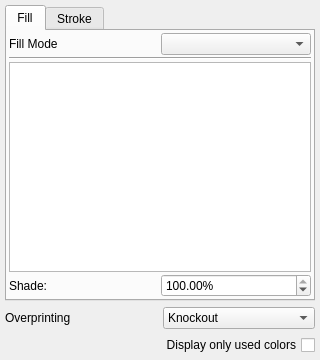
<?xml version="1.0" encoding="UTF-8"?>
<ui version="4.0">
 <class>colorPalette</class>
 <widget class="QWidget" name="colorPalette">
  <property name="geometry">
   <rect>
    <x>0</x>
    <y>0</y>
    <width>320</width>
    <height>360</height>
   </rect>
  </property>
  <property name="windowTitle">
   <string notr="true">Form</string>
  </property>
  <layout class="QVBoxLayout" name="verticalLayout">
   <property name="leftMargin">
    <number>5</number>
   </property>
   <property name="topMargin">
    <number>5</number>
   </property>
   <property name="rightMargin">
    <number>5</number>
   </property>
   <property name="bottomMargin">
    <number>5</number>
   </property>
   <item>
    <widget class="QTabWidget" name="tabFillStroke">
     <property name="currentIndex">
      <number>0</number>
     </property>
     <widget class="QWidget" name="tabFill">
      <attribute name="title">
       <string>Fill</string>
      </attribute>
      <layout class="QVBoxLayout" name="verticalLayout_2">
       <property name="spacing">
        <number>2</number>
       </property>
       <property name="leftMargin">
        <number>2</number>
       </property>
       <property name="topMargin">
        <number>2</number>
       </property>
       <property name="rightMargin">
        <number>2</number>
       </property>
       <property name="bottomMargin">
        <number>2</number>
       </property>
       <item>
        <layout class="QHBoxLayout" name="horizontalLayout_2">
         <item>
          <widget class="QLabel" name="fillModeLabel">
           <property name="text">
            <string>Fill Mode</string>
           </property>
          </widget>
         </item>
         <item>
          <widget class="QComboBox" name="fillModeCombo"/>
         </item>
        </layout>
       </item>
       <item>
        <widget class="Line" name="line">
         <property name="orientation">
          <enum>Qt::Horizontal</enum>
         </property>
        </widget>
       </item>
       <item>
        <widget class="QStackedWidget" name="fillModeStack">
         <property name="currentIndex">
          <number>0</number>
         </property>
         <widget class="QWidget" name="solidFillPage">
          <layout class="QVBoxLayout" name="verticalLayout_3">
           <property name="spacing">
            <number>2</number>
           </property>
           <property name="leftMargin">
            <number>0</number>
           </property>
           <property name="topMargin">
            <number>0</number>
           </property>
           <property name="rightMargin">
            <number>0</number>
           </property>
           <property name="bottomMargin">
            <number>0</number>
           </property>
           <item>
            <widget class="ColorListBox" name="colorListFill"/>
           </item>
           <item>
            <layout class="QHBoxLayout" name="horizontalLayout_3">
             <item>
              <widget class="QLabel" name="fillShadeLabel">
               <property name="text">
                <string>Shade:</string>
               </property>
              </widget>
             </item>
             <item>
              <widget class="ScrSpinBox" name="fillShade">
               <property name="suffix">
                <string>%</string>
               </property>
               <property name="maximum">
                <double>100.000000000000000</double>
               </property>
               <property name="value">
                <double>100.000000000000000</double>
               </property>
              </widget>
             </item>
            </layout>
           </item>
          </layout>
         </widget>
         <widget class="QWidget" name="gradientFillPage">
          <layout class="QVBoxLayout" name="verticalLayout_5">
           <property name="spacing">
            <number>2</number>
           </property>
           <property name="leftMargin">
            <number>0</number>
           </property>
           <property name="topMargin">
            <number>0</number>
           </property>
           <property name="rightMargin">
            <number>0</number>
           </property>
           <property name="bottomMargin">
            <number>0</number>
           </property>
           <item>
            <layout class="QHBoxLayout" name="horizontalLayout_4">
             <item>
              <widget class="QComboBox" name="gradientType">
               <item>
                <property name="text">
                 <string>Linear</string>
                </property>
               </item>
               <item>
                <property name="text">
                 <string>Radial</string>
                </property>
               </item>
               <item>
                <property name="text">
                 <string>Conical</string>
                </property>
               </item>
               <item>
                <property name="text">
                 <string>4 Colors</string>
                </property>
               </item>
               <item>
                <property name="text">
                 <string>Diamond</string>
                </property>
               </item>
               <item>
                <property name="text">
                 <string>Mesh</string>
                </property>
               </item>
               <item>
                <property name="text">
                 <string>Patch Mesh</string>
                </property>
               </item>
              </widget>
             </item>
             <item>
              <widget class="QToolButton" name="gradEditButton">
               <property name="text">
                <string>Move Vector</string>
               </property>
               <property name="checkable">
                <bool>true</bool>
               </property>
              </widget>
             </item>
            </layout>
           </item>
           <item>
            <widget class="QStackedWidget" name="stackedWidget_2">
             <property name="currentIndex">
              <number>0</number>
             </property>
             <widget class="QWidget" name="page_3">
              <layout class="QVBoxLayout" name="verticalLayout_4">
               <item>
                <widget class="QComboBox" name="namedGradient"/>
               </item>
               <item>
                <widget class="GradientEditor" name="gradEdit">
                 <property name="sizePolicy">
                  <sizepolicy hsizetype="Preferred" vsizetype="Expanding">
                   <horstretch>0</horstretch>
                   <verstretch>0</verstretch>
                  </sizepolicy>
                 </property>
                 <property name="frameShape">
                  <enum>QFrame::NoFrame</enum>
                 </property>
                 <property name="frameShadow">
                  <enum>QFrame::Raised</enum>
                 </property>
                </widget>
               </item>
               <item>
                <layout class="QHBoxLayout" name="horizontalLayout_10">
                 <item>
                  <widget class="QLabel" name="gradientExtendLabel">
                   <property name="text">
                    <string>Extend:</string>
                   </property>
                  </widget>
                 </item>
                 <item>
                  <widget class="QComboBox" name="gradientExtend">
                   <item>
                    <property name="text">
                     <string>None</string>
                    </property>
                   </item>
                   <item>
                    <property name="text">
                     <string>Pad</string>
                    </property>
                   </item>
                  </widget>
                 </item>
                </layout>
               </item>
              </layout>
             </widget>
             <widget class="QWidget" name="page_4">
              <layout class="QVBoxLayout" name="verticalLayout_8">
               <property name="leftMargin">
                <number>0</number>
               </property>
               <property name="topMargin">
                <number>0</number>
               </property>
               <property name="rightMargin">
                <number>0</number>
               </property>
               <property name="bottomMargin">
                <number>0</number>
               </property>
               <item>
                <layout class="QGridLayout" name="gridLayout_4">
                 <item row="0" column="0">
                  <widget class="QLabel" name="colorPointLabel">
                   <property name="text">
                    <string>Color</string>
                   </property>
                  </widget>
                 </item>
                 <item row="0" column="1">
                  <widget class="QLabel" name="colorShadeLabel">
                   <property name="text">
                    <string>Shade</string>
                   </property>
                  </widget>
                 </item>
                 <item row="0" column="2">
                  <widget class="QLabel" name="colorAlphaLabel">
                   <property name="text">
                    <string>Transparency</string>
                   </property>
                  </widget>
                 </item>
                 <item row="1" column="0">
                  <widget class="ColorCombo" name="colorPoint1">
                   <property name="sizePolicy">
                    <sizepolicy hsizetype="Expanding" vsizetype="Fixed">
                     <horstretch>0</horstretch>
                     <verstretch>0</verstretch>
                    </sizepolicy>
                   </property>
                  </widget>
                 </item>
                 <item row="1" column="1">
                  <widget class="ScrSpinBox" name="color1Shade">
                   <property name="suffix">
                    <string> %</string>
                   </property>
                   <property name="minimum">
                    <double>0.000000000000000</double>
                   </property>
                   <property name="maximum">
                    <double>100.000000000000000</double>
                   </property>
                   <property name="singleStep">
                    <double>10.000000000000000</double>
                   </property>
                   <property name="value">
                    <double>100.000000000000000</double>
                   </property>
                  </widget>
                 </item>
                 <item row="1" column="2">
                  <widget class="ScrSpinBox" name="color1Alpha">
                   <property name="suffix">
                    <string> %</string>
                   </property>
                   <property name="maximum">
                    <double>100.000000000000000</double>
                   </property>
                   <property name="singleStep">
                    <double>10.000000000000000</double>
                   </property>
                   <property name="value">
                    <double>100.000000000000000</double>
                   </property>
                  </widget>
                 </item>
                 <item row="2" column="0">
                  <widget class="ColorCombo" name="colorPoint2">
                   <property name="sizePolicy">
                    <sizepolicy hsizetype="Expanding" vsizetype="Fixed">
                     <horstretch>0</horstretch>
                     <verstretch>0</verstretch>
                    </sizepolicy>
                   </property>
                  </widget>
                 </item>
                 <item row="2" column="1">
                  <widget class="ScrSpinBox" name="color2Shade">
                   <property name="suffix">
                    <string> %</string>
                   </property>
                   <property name="minimum">
                    <double>0.000000000000000</double>
                   </property>
                   <property name="maximum">
                    <double>100.000000000000000</double>
                   </property>
                   <property name="singleStep">
                    <double>10.000000000000000</double>
                   </property>
                   <property name="value">
                    <double>100.000000000000000</double>
                   </property>
                  </widget>
                 </item>
                 <item row="2" column="2">
                  <widget class="ScrSpinBox" name="color2Alpha">
                   <property name="suffix">
                    <string> %</string>
                   </property>
                   <property name="maximum">
                    <double>100.000000000000000</double>
                   </property>
                   <property name="singleStep">
                    <double>10.000000000000000</double>
                   </property>
                   <property name="value">
                    <double>100.000000000000000</double>
                   </property>
                  </widget>
                 </item>
                 <item row="3" column="0">
                  <widget class="ColorCombo" name="colorPoint3">
                   <property name="sizePolicy">
                    <sizepolicy hsizetype="Expanding" vsizetype="Fixed">
                     <horstretch>0</horstretch>
                     <verstretch>0</verstretch>
                    </sizepolicy>
                   </property>
                  </widget>
                 </item>
                 <item row="3" column="1">
                  <widget class="ScrSpinBox" name="color3Shade">
                   <property name="suffix">
                    <string> %</string>
                   </property>
                   <property name="minimum">
                    <double>0.000000000000000</double>
                   </property>
                   <property name="maximum">
                    <double>100.000000000000000</double>
                   </property>
                   <property name="singleStep">
                    <double>10.000000000000000</double>
                   </property>
                   <property name="value">
                    <double>100.000000000000000</double>
                   </property>
                  </widget>
                 </item>
                 <item row="3" column="2">
                  <widget class="ScrSpinBox" name="color3Alpha">
                   <property name="suffix">
                    <string> %</string>
                   </property>
                   <property name="maximum">
                    <double>100.000000000000000</double>
                   </property>
                   <property name="singleStep">
                    <double>10.000000000000000</double>
                   </property>
                   <property name="value">
                    <double>100.000000000000000</double>
                   </property>
                  </widget>
                 </item>
                 <item row="4" column="0">
                  <widget class="ColorCombo" name="colorPoint4">
                   <property name="sizePolicy">
                    <sizepolicy hsizetype="Expanding" vsizetype="Fixed">
                     <horstretch>0</horstretch>
                     <verstretch>0</verstretch>
                    </sizepolicy>
                   </property>
                  </widget>
                 </item>
                 <item row="4" column="1">
                  <widget class="ScrSpinBox" name="color4Shade">
                   <property name="suffix">
                    <string> %</string>
                   </property>
                   <property name="minimum">
                    <double>0.000000000000000</double>
                   </property>
                   <property name="maximum">
                    <double>100.000000000000000</double>
                   </property>
                   <property name="singleStep">
                    <double>10.000000000000000</double>
                   </property>
                   <property name="value">
                    <double>100.000000000000000</double>
                   </property>
                  </widget>
                 </item>
                 <item row="4" column="2">
                  <widget class="ScrSpinBox" name="color4Alpha">
                   <property name="suffix">
                    <string> %</string>
                   </property>
                   <property name="maximum">
                    <double>100.000000000000000</double>
                   </property>
                   <property name="singleStep">
                    <double>10.000000000000000</double>
                   </property>
                   <property name="value">
                    <double>100.000000000000000</double>
                   </property>
                  </widget>
                 </item>
                </layout>
               </item>
               <item>
                <spacer name="verticalSpacer">
                 <property name="orientation">
                  <enum>Qt::Vertical</enum>
                 </property>
                 <property name="sizeHint" stdset="0">
                  <size>
                   <width>20</width>
                   <height>70</height>
                  </size>
                 </property>
                </spacer>
               </item>
              </layout>
             </widget>
             <widget class="QWidget" name="page_5">
              <layout class="QVBoxLayout" name="verticalLayout_9">
               <item>
                <layout class="QGridLayout" name="gridLayout_5">
                 <item row="0" column="0">
                  <widget class="QLabel" name="colorMeshPointLabel">
                   <property name="text">
                    <string>Color:</string>
                   </property>
                  </widget>
                 </item>
                 <item row="0" column="1">
                  <widget class="ColorCombo" name="colorMeshPoint">
                   <property name="enabled">
                    <bool>false</bool>
                   </property>
                   <property name="sizePolicy">
                    <sizepolicy hsizetype="Expanding" vsizetype="Fixed">
                     <horstretch>0</horstretch>
                     <verstretch>0</verstretch>
                    </sizepolicy>
                   </property>
                  </widget>
                 </item>
                 <item row="1" column="0">
                  <widget class="QLabel" name="shadeMeshPointLabel">
                   <property name="text">
                    <string>Shade:</string>
                   </property>
                  </widget>
                 </item>
                 <item row="1" column="1">
                  <widget class="ScrSpinBox" name="shadeMeshPoint">
                   <property name="enabled">
                    <bool>false</bool>
                   </property>
                   <property name="suffix">
                    <string> %</string>
                   </property>
                   <property name="minimum">
                    <double>0.000000000000000</double>
                   </property>
                   <property name="maximum">
                    <double>100.000000000000000</double>
                   </property>
                   <property name="singleStep">
                    <double>10.000000000000000</double>
                   </property>
                   <property name="value">
                    <double>100.000000000000000</double>
                   </property>
                  </widget>
                 </item>
                 <item row="2" column="0">
                  <widget class="QLabel" name="transparencyMeshPointLabel">
                   <property name="text">
                    <string>Opacity:</string>
                   </property>
                  </widget>
                 </item>
                 <item row="2" column="1">
                  <widget class="ScrSpinBox" name="transparencyMeshPoint">
                   <property name="enabled">
                    <bool>false</bool>
                   </property>
                   <property name="suffix">
                    <string> %</string>
                   </property>
                   <property name="maximum">
                    <double>100.000000000000000</double>
                   </property>
                   <property name="singleStep">
                    <double>10.000000000000000</double>
                   </property>
                   <property name="value">
                    <double>100.000000000000000</double>
                   </property>
                  </widget>
                 </item>
                </layout>
               </item>
               <item>
                <layout class="QHBoxLayout" name="horizontalLayout_8">
                 <item>
                  <widget class="QToolButton" name="editMeshColors">
                   <property name="text">
                    <string>Edit Colors</string>
                   </property>
                   <property name="checkable">
                    <bool>true</bool>
                   </property>
                  </widget>
                 </item>
                 <item>
                  <spacer name="horizontalSpacer_2">
                   <property name="orientation">
                    <enum>Qt::Horizontal</enum>
                   </property>
                   <property name="sizeHint" stdset="0">
                    <size>
                     <width>40</width>
                     <height>20</height>
                    </size>
                   </property>
                  </spacer>
                 </item>
                </layout>
               </item>
               <item>
                <spacer name="verticalSpacer_2">
                 <property name="orientation">
                  <enum>Qt::Vertical</enum>
                 </property>
                 <property name="sizeHint" stdset="0">
                  <size>
                   <width>20</width>
                   <height>101</height>
                  </size>
                 </property>
                </spacer>
               </item>
              </layout>
             </widget>
            </widget>
           </item>
          </layout>
         </widget>
         <widget class="QWidget" name="page">
          <layout class="QVBoxLayout" name="verticalLayout_12">
           <item>
            <layout class="QGridLayout" name="gridLayout">
             <item row="0" column="0">
              <widget class="QLabel" name="hatchDistLabel">
               <property name="text">
                <string>Distance:</string>
               </property>
              </widget>
             </item>
             <item row="0" column="1">
              <widget class="ScrSpinBox" name="hatchDist"/>
             </item>
             <item row="1" column="0">
              <widget class="QLabel" name="hatchAngleLabel">
               <property name="text">
                <string>Angle:</string>
               </property>
              </widget>
             </item>
             <item row="1" column="1">
              <widget class="ScrSpinBox" name="hatchAngle">
               <property name="minimum">
                <double>-360.000000000000000</double>
               </property>
               <property name="maximum">
                <double>360.000000000000000</double>
               </property>
              </widget>
             </item>
             <item row="2" column="0">
              <widget class="QLabel" name="hatchTypeLabel">
               <property name="text">
                <string>Type:</string>
               </property>
              </widget>
             </item>
             <item row="2" column="1">
              <widget class="QComboBox" name="hatchType">
               <item>
                <property name="text">
                 <string>Single</string>
                </property>
               </item>
               <item>
                <property name="text">
                 <string>Double</string>
                </property>
               </item>
               <item>
                <property name="text">
                 <string>Triple</string>
                </property>
               </item>
              </widget>
             </item>
             <item row="3" column="0">
              <widget class="QLabel" name="hatchLineColorLabel">
               <property name="text">
                <string>Line Color:</string>
               </property>
              </widget>
             </item>
             <item row="3" column="1">
              <widget class="ColorCombo" name="hatchLineColor"/>
             </item>
             <item row="4" column="0">
              <widget class="QLabel" name="hatchBackgroundLabel">
               <property name="text">
                <string>Background:</string>
               </property>
              </widget>
             </item>
             <item row="4" column="1">
              <widget class="ColorCombo" name="hatchBackground"/>
             </item>
            </layout>
           </item>
           <item>
            <spacer name="verticalSpacer_3">
             <property name="orientation">
              <enum>Qt::Vertical</enum>
             </property>
             <property name="sizeHint" stdset="0">
              <size>
               <width>20</width>
               <height>75</height>
              </size>
             </property>
            </spacer>
           </item>
          </layout>
         </widget>
         <widget class="QWidget" name="patternFillPage">
          <layout class="QVBoxLayout" name="verticalLayout_6">
           <property name="spacing">
            <number>2</number>
           </property>
           <property name="leftMargin">
            <number>0</number>
           </property>
           <property name="topMargin">
            <number>0</number>
           </property>
           <property name="rightMargin">
            <number>0</number>
           </property>
           <property name="bottomMargin">
            <number>0</number>
           </property>
           <item>
            <widget class="QListWidget" name="patternBox">
             <property name="movement">
              <enum>QListView::Snap</enum>
             </property>
             <property name="flow">
              <enum>QListView::LeftToRight</enum>
             </property>
             <property name="isWrapping" stdset="0">
              <bool>true</bool>
             </property>
             <property name="resizeMode">
              <enum>QListView::Adjust</enum>
             </property>
             <property name="viewMode">
              <enum>QListView::IconMode</enum>
             </property>
             <property name="wordWrap">
              <bool>true</bool>
             </property>
            </widget>
           </item>
           <item>
            <layout class="QHBoxLayout" name="horizontalLayout_5">
             <property name="spacing">
              <number>5</number>
             </property>
             <item>
              <widget class="QToolButton" name="editPatternProps">
               <property name="text">
                <string>Properties...</string>
               </property>
              </widget>
             </item>
             <item>
              <spacer name="horizontalSpacer_3">
               <property name="orientation">
                <enum>Qt::Horizontal</enum>
               </property>
               <property name="sizeHint" stdset="0">
                <size>
                 <width>40</width>
                 <height>20</height>
                </size>
               </property>
              </spacer>
             </item>
            </layout>
           </item>
          </layout>
         </widget>
        </widget>
       </item>
      </layout>
     </widget>
     <widget class="QWidget" name="tabStroke">
      <attribute name="title">
       <string>Stroke</string>
      </attribute>
      <layout class="QVBoxLayout" name="verticalLayout_11">
       <property name="spacing">
        <number>2</number>
       </property>
       <property name="leftMargin">
        <number>2</number>
       </property>
       <property name="topMargin">
        <number>2</number>
       </property>
       <property name="rightMargin">
        <number>2</number>
       </property>
       <property name="bottomMargin">
        <number>2</number>
       </property>
       <item>
        <layout class="QHBoxLayout" name="horizontalLayout_6">
         <item>
          <widget class="QLabel" name="strokeModeLabel">
           <property name="text">
            <string>Stroke Mode</string>
           </property>
          </widget>
         </item>
         <item>
          <widget class="QComboBox" name="strokeModeCombo"/>
         </item>
        </layout>
       </item>
       <item>
        <widget class="Line" name="line_2">
         <property name="orientation">
          <enum>Qt::Horizontal</enum>
         </property>
        </widget>
       </item>
       <item>
        <widget class="QStackedWidget" name="strokeModeStack">
         <property name="currentIndex">
          <number>0</number>
         </property>
         <widget class="QWidget" name="solidStrokePage">
          <layout class="QVBoxLayout" name="verticalLayout_7">
           <property name="spacing">
            <number>2</number>
           </property>
           <property name="leftMargin">
            <number>0</number>
           </property>
           <property name="topMargin">
            <number>0</number>
           </property>
           <property name="rightMargin">
            <number>0</number>
           </property>
           <property name="bottomMargin">
            <number>0</number>
           </property>
           <item>
            <widget class="ColorListBox" name="colorListStroke"/>
           </item>
           <item>
            <layout class="QHBoxLayout" name="horizontalLayout_7">
             <item>
              <widget class="QLabel" name="strokeShadeLabel">
               <property name="text">
                <string>Shade:</string>
               </property>
              </widget>
             </item>
             <item>
              <widget class="ScrSpinBox" name="strokeShade">
               <property name="suffix">
                <string>%</string>
               </property>
               <property name="maximum">
                <double>100.000000000000000</double>
               </property>
               <property name="value">
                <double>100.000000000000000</double>
               </property>
              </widget>
             </item>
            </layout>
           </item>
          </layout>
         </widget>
         <widget class="QWidget" name="gradientStrokePage">
          <layout class="QVBoxLayout" name="verticalLayout_10">
           <item>
            <layout class="QHBoxLayout" name="horizontalLayout_9">
             <item>
              <widget class="QComboBox" name="gradientTypeStroke">
               <item>
                <property name="text">
                 <string>Linear</string>
                </property>
               </item>
               <item>
                <property name="text">
                 <string>Radial</string>
                </property>
               </item>
              </widget>
             </item>
             <item>
              <widget class="QToolButton" name="gradEditButtonStroke">
               <property name="text">
                <string>Move Vector</string>
               </property>
               <property name="checkable">
                <bool>true</bool>
               </property>
              </widget>
             </item>
            </layout>
           </item>
           <item>
            <widget class="QComboBox" name="namedGradientStroke"/>
           </item>
           <item>
            <widget class="GradientEditor" name="gradEditStroke">
             <property name="sizePolicy">
              <sizepolicy hsizetype="Preferred" vsizetype="Expanding">
               <horstretch>0</horstretch>
               <verstretch>0</verstretch>
              </sizepolicy>
             </property>
             <property name="frameShape">
              <enum>QFrame::NoFrame</enum>
             </property>
             <property name="frameShadow">
              <enum>QFrame::Raised</enum>
             </property>
            </widget>
           </item>
           <item>
            <layout class="QHBoxLayout" name="horizontalLayout_12">
             <item>
              <widget class="QLabel" name="GradientExtendSLabel">
               <property name="text">
                <string>Extend:</string>
               </property>
              </widget>
             </item>
             <item>
              <widget class="QComboBox" name="GradientExtendS">
               <item>
                <property name="text">
                 <string>None</string>
                </property>
               </item>
               <item>
                <property name="text">
                 <string>Pad</string>
                </property>
               </item>
              </widget>
             </item>
            </layout>
           </item>
          </layout>
         </widget>
         <widget class="QWidget" name="patternStrokePage">
          <layout class="QVBoxLayout" name="verticalLayout_14">
           <property name="spacing">
            <number>2</number>
           </property>
           <property name="leftMargin">
            <number>0</number>
           </property>
           <property name="topMargin">
            <number>0</number>
           </property>
           <property name="rightMargin">
            <number>0</number>
           </property>
           <property name="bottomMargin">
            <number>0</number>
           </property>
           <item>
            <widget class="QListWidget" name="patternBoxStroke">
             <property name="movement">
              <enum>QListView::Snap</enum>
             </property>
             <property name="flow">
              <enum>QListView::LeftToRight</enum>
             </property>
             <property name="isWrapping" stdset="0">
              <bool>true</bool>
             </property>
             <property name="resizeMode">
              <enum>QListView::Adjust</enum>
             </property>
             <property name="viewMode">
              <enum>QListView::IconMode</enum>
             </property>
             <property name="wordWrap">
              <bool>true</bool>
             </property>
            </widget>
           </item>
           <item>
            <layout class="QHBoxLayout" name="horizontalLayout_11">
             <property name="spacing">
              <number>5</number>
             </property>
             <item>
              <widget class="QToolButton" name="editPatternPropsStroke">
               <property name="text">
                <string>Properties...</string>
               </property>
              </widget>
             </item>
             <item>
              <spacer name="horizontalSpacer_5">
               <property name="orientation">
                <enum>Qt::Horizontal</enum>
               </property>
               <property name="sizeHint" stdset="0">
                <size>
                 <width>40</width>
                 <height>20</height>
                </size>
               </property>
              </spacer>
             </item>
             <item>
              <widget class="QCheckBox" name="followsPath">
               <property name="layoutDirection">
                <enum>Qt::RightToLeft</enum>
               </property>
               <property name="text">
                <string>Pattern follows Path</string>
               </property>
              </widget>
             </item>
            </layout>
           </item>
          </layout>
         </widget>
        </widget>
       </item>
      </layout>
     </widget>
    </widget>
   </item>
   <item>
    <layout class="QHBoxLayout" name="horizontalLayout">
     <item>
      <widget class="QLabel" name="overPrintLabel">
       <property name="text">
        <string>Overprinting</string>
       </property>
      </widget>
     </item>
     <item>
      <widget class="QComboBox" name="overPrintCombo">
       <item>
        <property name="text">
         <string>Knockout</string>
        </property>
       </item>
       <item>
        <property name="text">
         <string>Overprint</string>
        </property>
       </item>
      </widget>
     </item>
    </layout>
   </item>
   <item>
    <widget class="QCheckBox" name="displayAllColors">
     <property name="layoutDirection">
      <enum>Qt::RightToLeft</enum>
     </property>
     <property name="text">
      <string>Display only used colors</string>
     </property>
    </widget>
   </item>
  </layout>
 </widget>
 <customwidgets>
  <customwidget>
   <class>ScrSpinBox</class>
   <extends>QDoubleSpinBox</extends>
   <header>ui/scrspinbox.h</header>
  </customwidget>
  <customwidget>
   <class>GradientEditor</class>
   <extends>QFrame</extends>
   <header>ui/gradienteditor.h</header>
   <container>1</container>
  </customwidget>
  <customwidget>
   <class>ColorListBox</class>
   <extends>QListView</extends>
   <header>ui/colorlistbox.h</header>
  </customwidget>
  <customwidget>
   <class>ColorCombo</class>
   <extends>QComboBox</extends>
   <header>ui/colorcombo.h</header>
  </customwidget>
 </customwidgets>
 <resources/>
 <connections/>
</ui>
